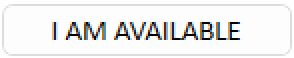
#> input picture data/i'm_available.png, 147 x 29 px (shown 2 times larger)
$ python main.py
#> lines starting #> are read from the running program, lines starting #| are printed output that depends on the picture; after the words box and inside, x2 and y2 are one past the last pixel; in counts of white or black regions, pixels touching at a corner belong together
import pyautogui
import cv2
import numpy as np
import time
import os
import sys
import logging
from datetime import datetime
from logging.handlers import RotatingFileHandler

# -------------------- SAFETY --------------------
pyautogui.FAILSAFE = True  # move mouse to top-left corner to abort
pyautogui.PAUSE = 0.05

# -------------------- PATHS --------------------
TARGETS = {
    "I AM AVAILABLE": r"data/i'm_available.png",
    "OK": r"data/ok.png"
}
SCREENSHOT_DIR = r"data/screenshots"
LOG_DIR = r"data/logs"

os.makedirs(SCREENSHOT_DIR, exist_ok=True)
os.makedirs(LOG_DIR, exist_ok=True)

# -------------------- LOGGING --------------------
LOG_FILE = os.path.join(LOG_DIR, "screen_monitor.log")
logger = logging.getLogger("ScreenMonitor")
logger.setLevel(logging.INFO)

# Prevent duplicate handlers if script is re-run in same interpreter
if not logger.handlers:
    file_handler = RotatingFileHandler(
        LOG_FILE, maxBytes=5 * 1024 * 1024, backupCount=3, encoding="utf-8"
    )
    file_formatter = logging.Formatter("%(asctime)s - %(levelname)s - %(message)s")
    file_handler.setFormatter(file_formatter)

    console_handler = logging.StreamHandler(sys.stdout)
    console_handler.setFormatter(logging.Formatter("%(asctime)s - %(message)s"))
    try:
        console_handler.stream.reconfigure(encoding="utf-8", errors="replace")
    except Exception:
        pass

    logger.addHandler(file_handler)
    logger.addHandler(console_handler)

# -------------------- LOAD TARGETS --------------------
templates = {}
for name, path in TARGETS.items():
    img = cv2.imread(path)
#> img is the input picture: shape (29, 147, 3); mean B, G, R 235.3, 235.5, 235.4
    if img is None:
        logger.error(f"Target image not found: {path}")
        raise FileNotFoundError(path)

    gray = cv2.cvtColor(img, cv2.COLOR_BGR2GRAY)
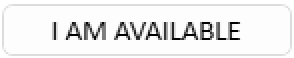
#> gray: shape (29, 147) (shown 2 times larger); min 0, max 255, mean 235.4
    edges = cv2.Canny(gray, 50, 150)
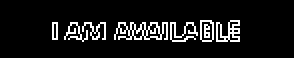
#> edges: shape (29, 147) (shown 2 times larger); 9.1% white in thin lines or dots, all inside (x1, y1, x2, y2) = (26, 10, 120, 21)
#> (the run stopped early here; a loop or call above may not have finished)
